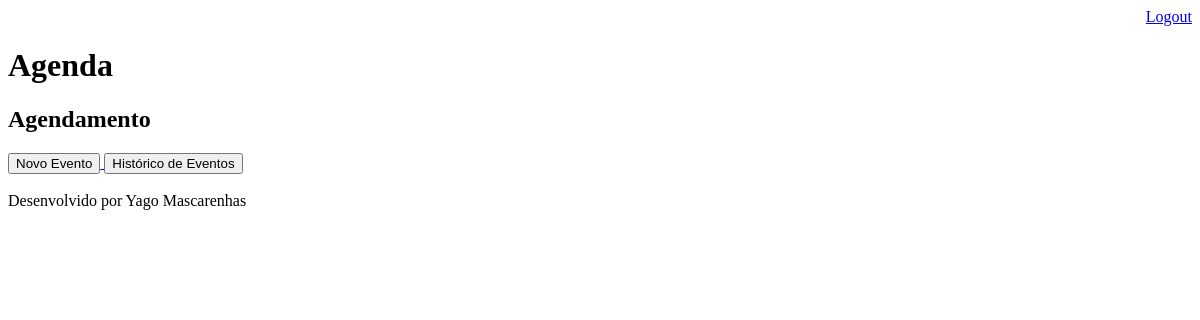
The page /agenda/ (signed in) on the database as committed earlier.
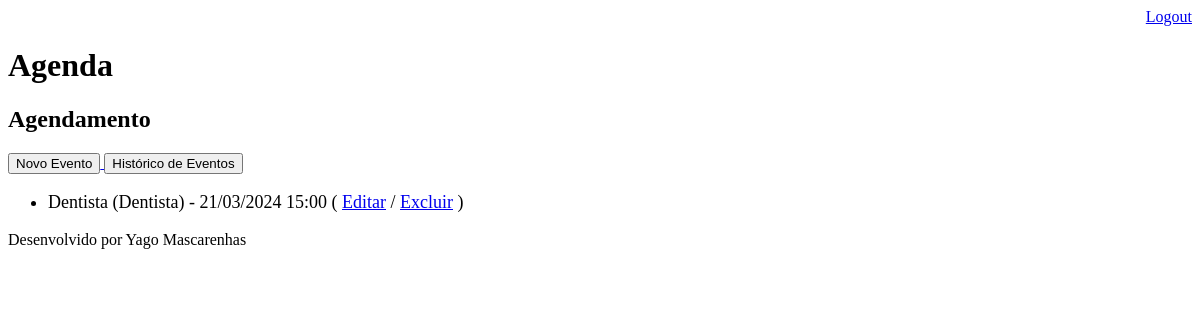
The same page on the database as committed later.
### core/models.py (models this page shows, shortened)
class Evento(models.Model):
    titulo = models.CharField(max_length=100)
    descricao = models.TextField(blank=True, null=True)
    data_evento = models.DateTimeField(verbose_name="Data do Evento")
    data_criacao = models.DateTimeField(verbose_name="Data de Criação", auto_now=True)
    local = models.TextField(blank=True, null=True)
    usuario = models.ForeignKey(User, on_delete=models.CASCADE)
    class Meta:
        db_table = 'evento'
    def get_data_evento(self):
        return self.data_evento.strftime("%d/%m/%Y %H:%M")
    def get_evento_proximo(self):
        data_inicio_maximo = datetime.now() + timedelta(hours=1)
        if datetime.now() <= self.data_evento <= data_inicio_maximo:
            return True
        else:
            return False

### core/views.py (the view)
# urls.py: path("agenda/", views.lista_eventos),
@login_required(login_url="/login/")
def lista_eventos(request):
    usuario = request.user
    evento = Evento.objects.filter(usuario=usuario, data_evento__gt=datetime.now())
    dados = {"eventos": evento}
    return render(request, "agenda.html", dados)

### templates/agenda.html (shortened to what this page needs)
{% extends "model-page.html" %}
{% block content %}
    <h2>Agendamento</h2>
    <a href="evento/">
        <button type="button">Novo Evento</button>
    </a>
    <a href="historico/">
        <button type="button">Histórico de Eventos</button>
    </a>
    <ul style="font-size: 18px">
        {% for evento in eventos %}
            <div style=>
                {% if evento.local is None %}
                    <li>
                        {{ evento.titulo }} - {{ evento.get_data_evento }}
                        ( <a href="evento/?id={{ evento.id }}">Editar</a> /
                        <a href="evento/delete/{{ evento.id }}">Excluir</a> )
                    </li>
                {% else %}
                    <li>
                        {{ evento.titulo }} ({{ evento.local }}) - {{ evento.get_data_evento }}
                        ( <a href="evento/?id={{ evento.id }}">Editar</a> /
                        <a href="evento/delete/{{ evento.id }}">Excluir</a> )
                    </li>
                {% endif %}
            </div>
        {% endfor %}
    </ul>
{% endblock %}

Rows that differ between the two databases and show on the page:
added Evento: titulo "Dentista", local "Dentista", get_data_evento "21/03/2024 15:00"
